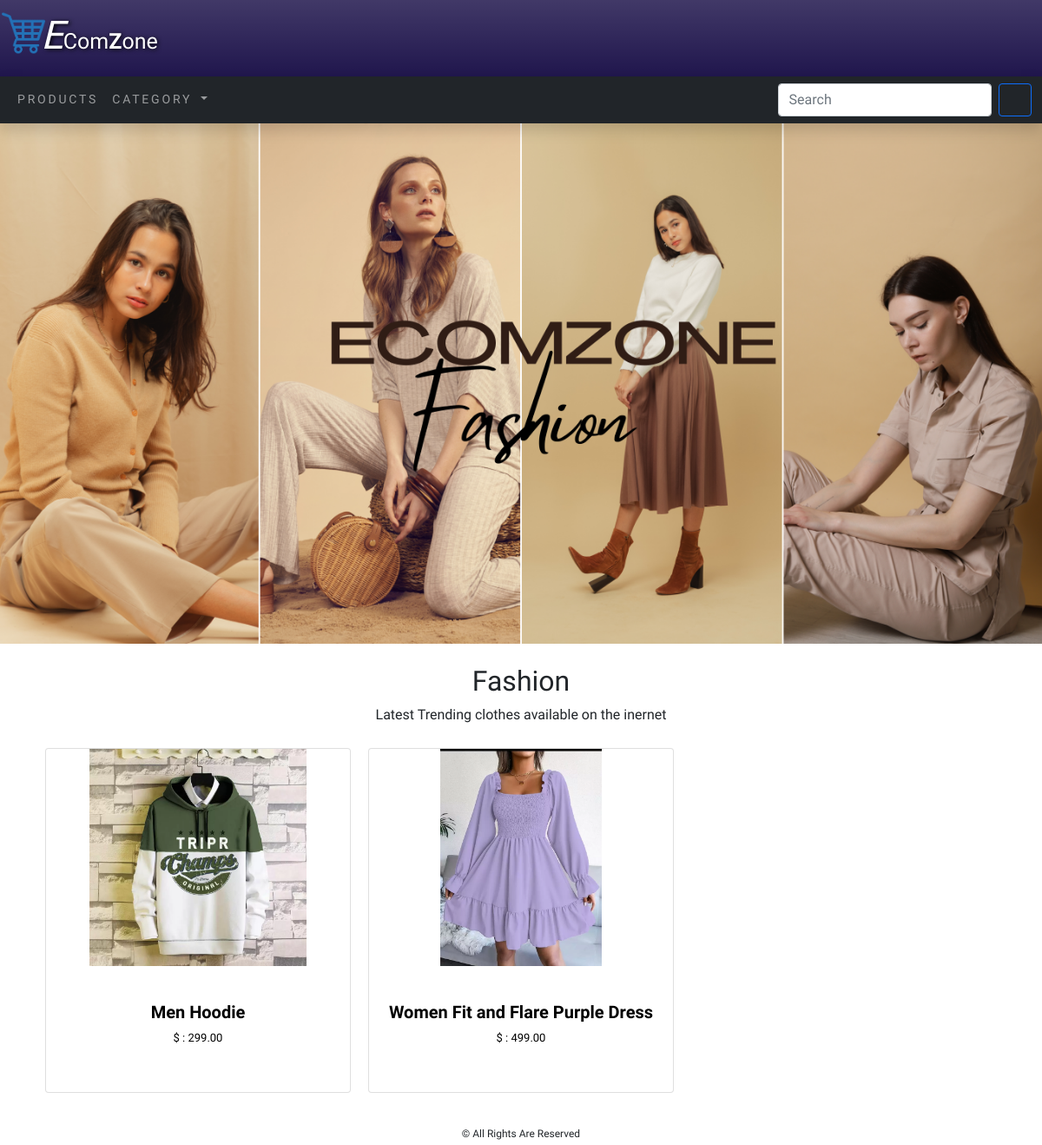
Page /fashion/ on the committed database.
### EcomApp/models.py (models this page shows, shortened)
class Category(models.Model):
    name = models.CharField(max_length=250, unique=True)
    slug = models.SlugField(max_length=250, unique=True)
    description = models.TextField(blank=True)
    cat_img = models.ImageField(upload_to='category')
    class Meta:
        ordering = ('name',)
        verbose_name = 'category'
        verbose_name_plural = 'categories'
    def get_url(self):
        return reverse('EcomApp:product_by_category', args=[self.slug])

class Product(models.Model):
    name = models.CharField(max_length=250, unique=True)
    slug = models.SlugField(max_length=250, unique=True)
    description = models.TextField(blank=True)
    price = models.DecimalField(max_digits=10, decimal_places=2)
    category = models.ForeignKey(Category, on_delete=models.CASCADE)
    prod_img = models.ImageField(upload_to='product')
    stock = models.IntegerField()
    available = models.BooleanField(default=True)
    created = models.DateTimeField(auto_now_add=True)
    updated = models.DateTimeField(auto_now=True)
    def get_url(self):
        return reverse('EcomApp:ProdCatDetail', args=[self.category.slug, self.slug])
    class Meta:
        ordering = ('name',)
        verbose_name = 'product'
        verbose_name_plural = 'products'

### EcomApp/views.py (the view)
# urls.py: path('', views.allProdCat, name='allProdCat'),
def allProdCat(request, c_slug=None):
    c_page = None
    product_list = None
    if c_slug != None:
        c_page = get_object_or_404(Category, slug=c_slug)
        product_list = Product.objects.all().filter(category=c_page, available=True)
    else:
        product_list = Product.objects.all().filter(available=True)
    paginator = Paginator(product_list, 6)
    try:
        page = int(request.GET.get('page', '1'))
    except:
        page = 1
    try:
        products = paginator.page(page)
    except (EmptyPage, InvalidPage):
        products = paginator.page(paginator.num_pages)
    return render(request, 'category.html', {'category': c_page, 'products': products})

### EcomApp/context_processors.py (called while the page is built)
def menu_links(request):
    links = Category.objects.all()
    return dict(links=links)

### EcomCart/context_processors.py (called while the page is built)
def counter(request):
    item_count = 0
    if 'admin' in request.path:
        return {}
    else:
        try:
            cart = Cart.objects.filter(cart_id=_cart_id(request))
            cart_items = CartItem.objects.all().filter(cart=cart[:1])
            for cart_item in cart_items:
                item_count += cart_item.quantity
        except Cart.DoesNotExist:
            item_count = 0
    return dict(item_count=item_count)

### EcomCart/views.py (called while the page is built)
def _cart_id(request):
    cart = request.session.session_key
    if not cart:
        cart = request.session.create()
    return cart

### templates/category.html (shortened to what this page needs)
{% extends 'base.html' %}
{% load static %}
{% block content %}
{% if category %}
    <div  class="mx-auto" align="center">
        <img class="my_image" src="{{category.cat_img.url}}" alt="{{category.name}}">
    </div><br>
    <div class="container" align="center">
        <h2>{{category.name}}</h2>
        <p>{{category.description}}</p>
    </div>
{% endif %}
<div class="container">
    <div class="row mx-auto">
        {% for product in products.object_list %}
        <div class="my_bottom_margin col-9 col-sm-12 col-md-4 col-md-12 col-lg-4" style="padding:10px">
            <div class="card text-center">
                <a href="{{ product.get_url }}">
                    <div>
                        <img src="{{product.prod_img.url}}" height="250px" alt="{{product.name}}">
                    </div>
                </a>
                <div class="card-body">
                    <a href="{{product.get_url}}" style="text-decoration:none;color:black">
                        <div class="card-title" style="margin-top:25px;height:5rem">
                            <h1 style="font-size:20px"><b>{{ product.name }}</b></h1>
                            <p style="font-size:13px">$ : {{ product.price }}</p>
                        </div>
                    </a>
                </div>
            </div>
        </div>
        {% endfor %}
    </div>
</div>
{% endblock %}

### static/css/custom.css (style rules this page uses)
body { font-family: 'Dosis', sans-serif; }
.my_image { width:100%; height:auto; object-fit:contain; }

### rows in the picture
Category: cat_img (picture), name "Fashion", description "Latest Trending clothes available on the inernet"
Product: prod_img (picture), name "Men Hoodie", price "299.00"
Product: prod_img (picture), name "Women Fit and Flare Purple Dress", price "499.00"
